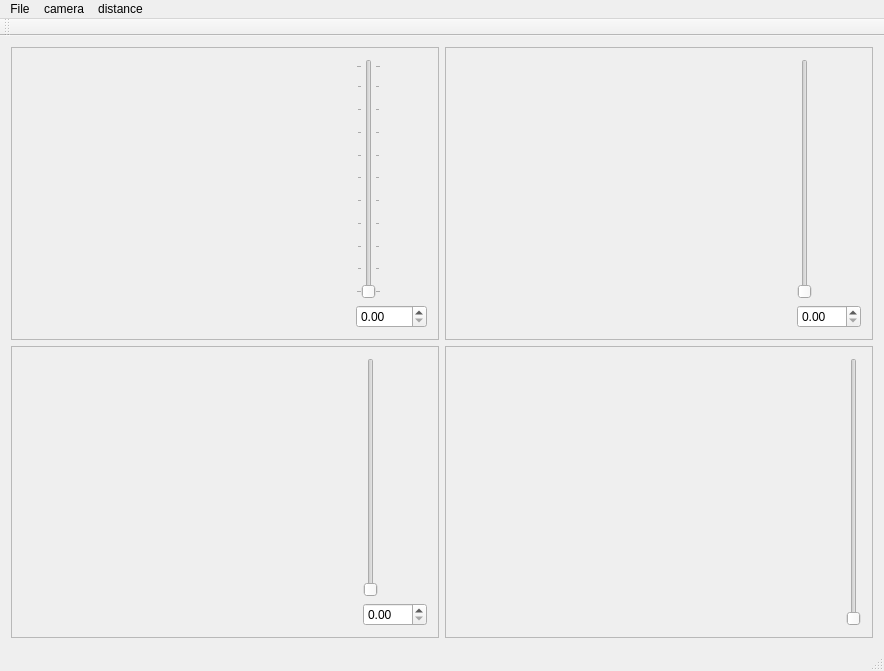
<?xml version="1.0" encoding="UTF-8"?>
<ui version="4.0">
 <class>MainWindow</class>
 <widget class="QMainWindow" name="MainWindow">
  <property name="geometry">
   <rect>
    <x>0</x>
    <y>0</y>
    <width>884</width>
    <height>671</height>
   </rect>
  </property>
  <property name="windowTitle">
   <string>MainWindow</string>
  </property>
  <widget class="QWidget" name="centralWidget">
   <layout class="QGridLayout" name="gridLayout_5">
    <item row="0" column="0">
     <layout class="QVBoxLayout" name="verticalLayout">
      <item>
       <layout class="QHBoxLayout" name="horizontalLayout">
        <item>
         <widget class="QFrame" name="frame">
          <property name="frameShape">
           <enum>QFrame::StyledPanel</enum>
          </property>
          <property name="frameShadow">
           <enum>QFrame::Raised</enum>
          </property>
          <layout class="QGridLayout" name="gridLayout">
           <item row="0" column="0">
            <widget class="QVTKWidget" name="view1" native="true"/>
           </item>
           <item row="0" column="1">
            <widget class="QSlider" name="slider1">
             <property name="orientation">
              <enum>Qt::Vertical</enum>
             </property>
             <property name="tickPosition">
              <enum>QSlider::TicksBothSides</enum>
             </property>
            </widget>
           </item>
           <item row="1" column="1">
            <widget class="QDoubleSpinBox" name="doubleSpinBox1">
             <property name="maximum">
              <double>1500.000000000000000</double>
             </property>
            </widget>
           </item>
          </layout>
         </widget>
        </item>
        <item>
         <widget class="QFrame" name="frame_2">
          <property name="frameShape">
           <enum>QFrame::StyledPanel</enum>
          </property>
          <property name="frameShadow">
           <enum>QFrame::Raised</enum>
          </property>
          <layout class="QGridLayout" name="gridLayout_2">
           <item row="0" column="0">
            <widget class="QVTKWidget" name="view2" native="true"/>
           </item>
           <item row="0" column="1">
            <widget class="QSlider" name="slider2">
             <property name="orientation">
              <enum>Qt::Vertical</enum>
             </property>
            </widget>
           </item>
           <item row="1" column="1">
            <widget class="QDoubleSpinBox" name="doubleSpinBox2">
             <property name="maximum">
              <double>512.000000000000000</double>
             </property>
            </widget>
           </item>
          </layout>
         </widget>
        </item>
       </layout>
      </item>
      <item>
       <layout class="QHBoxLayout" name="horizontalLayout_2">
        <item>
         <widget class="QFrame" name="frame_3">
          <property name="frameShape">
           <enum>QFrame::StyledPanel</enum>
          </property>
          <property name="frameShadow">
           <enum>QFrame::Raised</enum>
          </property>
          <layout class="QGridLayout" name="gridLayout_3">
           <item row="0" column="0">
            <widget class="QVTKWidget" name="view3" native="true"/>
           </item>
           <item row="0" column="1">
            <widget class="QSlider" name="slider3">
             <property name="orientation">
              <enum>Qt::Vertical</enum>
             </property>
            </widget>
           </item>
           <item row="1" column="1">
            <widget class="QDoubleSpinBox" name="doubleSpinBox3">
             <property name="maximum">
              <double>512.000000000000000</double>
             </property>
            </widget>
           </item>
          </layout>
         </widget>
        </item>
        <item>
         <widget class="QFrame" name="frame_4">
          <property name="frameShape">
           <enum>QFrame::StyledPanel</enum>
          </property>
          <property name="frameShadow">
           <enum>QFrame::Raised</enum>
          </property>
          <layout class="QGridLayout" name="gridLayout_4">
           <item row="0" column="0">
            <widget class="QVTKWidget" name="view4" native="true"/>
           </item>
           <item row="0" column="1">
            <widget class="QSlider" name="slider4">
             <property name="orientation">
              <enum>Qt::Vertical</enum>
             </property>
            </widget>
           </item>
          </layout>
         </widget>
        </item>
       </layout>
      </item>
     </layout>
    </item>
   </layout>
  </widget>
  <widget class="QMenuBar" name="menuBar">
   <property name="geometry">
    <rect>
     <x>0</x>
     <y>0</y>
     <width>884</width>
     <height>23</height>
    </rect>
   </property>
   <widget class="QMenu" name="menuFile">
    <property name="title">
     <string>File</string>
    </property>
    <addaction name="actionGetCL"/>
    <addaction name="actionSetThinkness"/>
    <addaction name="actionSurface"/>
   </widget>
   <widget class="QMenu" name="menuCamera">
    <property name="title">
     <string>camera</string>
    </property>
    <addaction name="actionRoll"/>
    <addaction name="actionAzimuth"/>
    <addaction name="actionElevation"/>
   </widget>
   <widget class="QMenu" name="menuDistance">
    <property name="title">
     <string>distance</string>
    </property>
    <addaction name="actionDiswidget"/>
   </widget>
   <addaction name="menuFile"/>
   <addaction name="menuCamera"/>
   <addaction name="menuDistance"/>
  </widget>
  <widget class="QToolBar" name="mainToolBar">
   <attribute name="toolBarArea">
    <enum>TopToolBarArea</enum>
   </attribute>
   <attribute name="toolBarBreak">
    <bool>false</bool>
   </attribute>
  </widget>
  <widget class="QStatusBar" name="statusBar"/>
  <action name="actionGetCL">
   <property name="text">
    <string>getCL</string>
   </property>
  </action>
  <action name="actionRoll">
   <property name="text">
    <string>roll</string>
   </property>
  </action>
  <action name="actionAzimuth">
   <property name="text">
    <string>azimuth</string>
   </property>
  </action>
  <action name="actionElevation">
   <property name="text">
    <string>elevation</string>
   </property>
  </action>
  <action name="actionYaw">
   <property name="text">
    <string>yaw</string>
   </property>
  </action>
  <action name="actionPitch">
   <property name="text">
    <string>pitch</string>
   </property>
  </action>
  <action name="actionRoll2">
   <property name="text">
    <string>roll2</string>
   </property>
  </action>
  <action name="actionSetThinkness">
   <property name="text">
    <string>setThinkness</string>
   </property>
  </action>
  <action name="actionSurface">
   <property name="text">
    <string>surface</string>
   </property>
  </action>
  <action name="actionDiswidget">
   <property name="text">
    <string>diswidget</string>
   </property>
  </action>
 </widget>
 <layoutdefault spacing="6" margin="11"/>
 <customwidgets>
  <customwidget>
   <class>QVTKWidget</class>
   <extends>QWidget</extends>
   <header>QVTKWidget.h</header>
  </customwidget>
 </customwidgets>
 <resources/>
 <connections/>
</ui>
